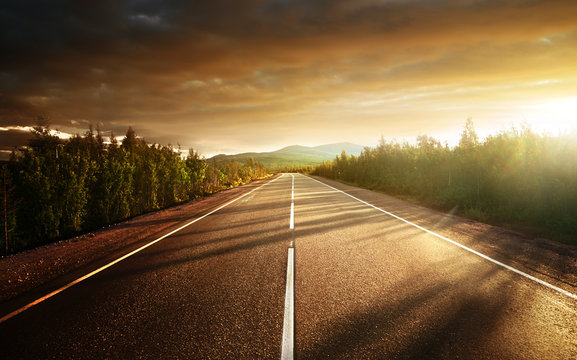
#> input picture workshop4/road.jpg, 577 x 360 px
$ python Lab4.py
#> lines starting #> are read from the running program, lines starting #| are printed output that depends on the picture; after the words box and inside, x2 and y2 are one past the last pixel; in counts of white or black regions, pixels touching at a corner belong together
#> in main, image is the input picture: shape (360, 577, 3); mean B, G, R 58.6, 93, 119.6
#> the answer given: 1
import cv2
import numpy as np
import matplotlib.pyplot as plt
from matplotlib import colors
from skimage.transform import resize
import matplotlib.pyplot as plt
import math
from pylab import*
from typing import Any
import random
import sys

class Snack:
    def __init__(self, raw_image, threshold = 5):
        self.raw_image = raw_image
        self.threshold = threshold
        image_changed = self.change_type_image()
        self.snake(self.raw_image, image_changed, self.threshold)

    def change_type_image(self):
        image = cv2.cvtColor(self.raw_image, cv2.COLOR_BGR2GRAY)
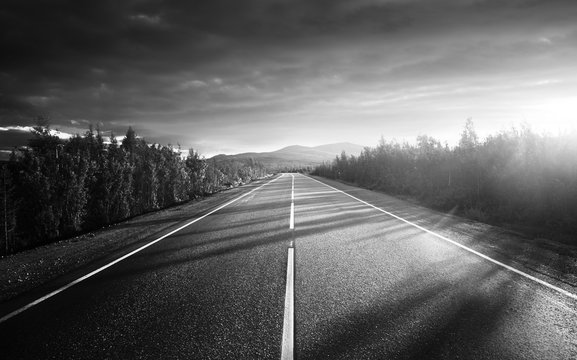
#> image: shape (360, 577); min 0, max 255, mean 97
        image = np.array(image, dtype=np.float64)
        return image

    def mat_math(self, img, intput, str):
        output = intput
        for i in range(img.shape[0]):
            for j in range(img.shape[1]):
                if str == "atan":
                    output[i, j] = math.atan(intput[i, j])
                if str == "sqrt":
                    output[i, j] = math.sqrt(intput[i, j])
        return output

    def CV(self, LSF, img, mu, nu, epison, step):
        Drc = (epison / math.pi) / (epison * epison + LSF * LSF)
        Hea = 0.5 * (1 + (2 / math.pi) * self.mat_math(img, LSF / epison, "atan"))
        Iy, Ix = np.gradient(LSF)
        s = self.mat_math(img, Ix * Ix + Iy * Iy, "sqrt")
        Nx = Ix / (s + 0.000001)
        Ny = Iy / (s + 0.000001)
        Mxx, Nxx = np.gradient(Nx)
        Nyy, Myy = np.gradient(Ny)
        cur = Nxx + Nyy
        Length = nu * Drc * cur

        Lap = cv2.Laplacian(LSF, -1)
        Penalty = mu * (Lap - cur)

        s1 = Hea * img
        s2 = (1 - Hea) * img
        s3 = 1 - Hea
        C1 = s1.sum() / Hea.sum()
        C2 = s2.sum() / s3.sum()
        CVterm = Drc * (-1 * (img - C1) * (img - C1) + 1 * (img - C2) * (img - C2))

        LSF = LSF + step * (Length + Penalty + CVterm)
        return LSF

    def snake(self, raw_image, image_vector, num):
#> called with num = 5
        IniLSF = np.ones((image_vector.shape[0], image_vector.shape[1]), image_vector.dtype)
        IniLSF[30:80, 30:80] = -1
        IniLSF = -IniLSF
        mu = 1
        nu = 0.003 * 255 * 255
        epison = 1
        step = 0.1
        LSF = IniLSF

        image_with_contour = np.copy(raw_image)
        for _ in range(1, num):
            LSF = self.CV(LSF, image_vector, mu, nu, epison, step)
            contours, hierarchy = cv2.findContours(LSF.astype(np.uint8), cv2.RETR_EXTERNAL, cv2.CHAIN_APPROX_SIMPLE)
            cv2.drawContours(image_with_contour, contours, -1, (0, 0, 255), 2)
#> this loop made 4 passes
#> (C1 in CV, C2 in CV) on passes 1, 3, 4: (95.44, 97.56), (49.22, 160.9), (50.29, 162.8)
#> (C1 in CV, C2 in CV, contours) on pass 2: (49.43, 141.9, [[[0, 0], [0, 359], [576, 359], [576, 0]]])
#> pass 1, in mat_math, `output = intput`:
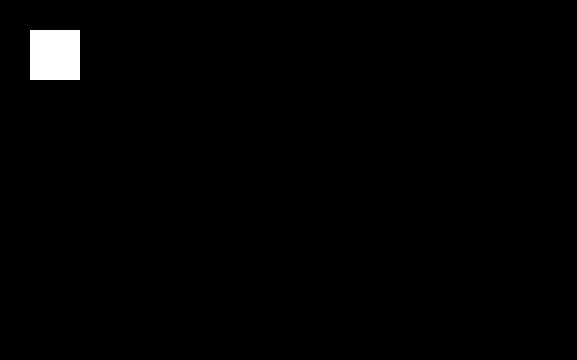
#> output: shape (360, 577) float64; values -1 (black) and 1 (white), 1.2% white; 1 white region, box (x1, y1, x2, y2) and area: (30, 30, 80, 80) 2500
#> pass 1, in CV, `Iy, Ix = np.gradient(LSF)`:
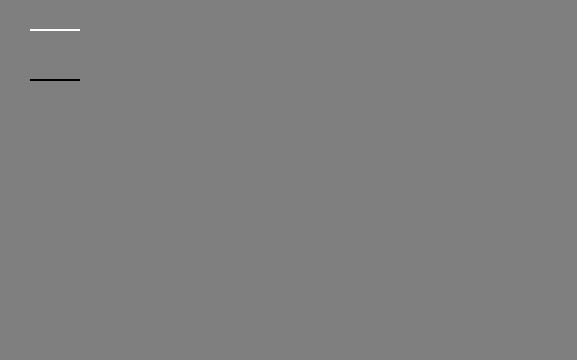
#> Iy: shape (360, 577) float64; min -1, max 1, mean 0; drawn with min black and max white
#> after the loop:
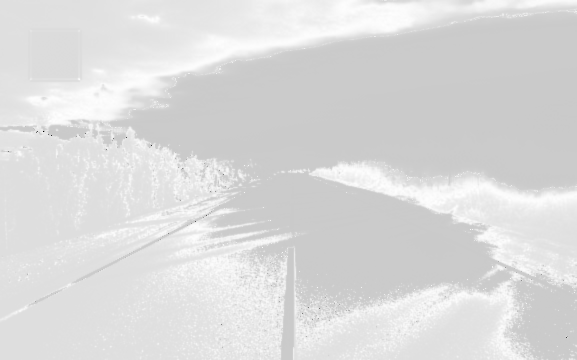
#> LSF: shape (360, 577) float64; min -527.7, max 108.2, mean 19.8; drawn with min black and max white
#> after the loop:
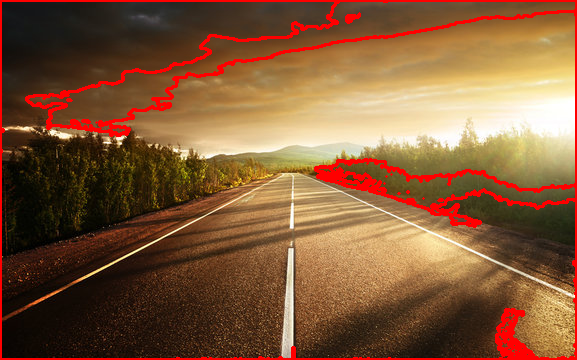
#> image_with_contour: shape (360, 577, 3); 6.19% of pixels changed, all inside (x1, y1, x2, y2) = (0, 0, 577, 360)
        cv2.imshow("Image with contour", image_with_contour)
        cv2.waitKey(0)
        cv2.destroyAllWindows()

# def watershed(img):
#     gray = cv2.cvtColor(img,cv2.COLOR_BGR2GRAY)
#     ret, thresh = cv2.threshold(gray,0,255,cv2.THRESH_BINARY_INV+cv2.THRESH_OTSU)

#     # Noise removal
#     kernel = np.ones((2,2),np.uint8)
#     closing = cv2.morphologyEx(thresh,cv2.MORPH_CLOSE,kernel, iterations = 2)
#     sure_bg = cv2.dilate(closing,kernel,iterations=3)
#     # Finding sure foreground area
#     dist_transform = cv2.distanceTransform(sure_bg,cv2.DIST_L2,3)
#     # Threshold
#     ret, sure_fg = cv2.threshold(dist_transform,0.1*dist_transform.max(),255,0)
#     # Finding unknown region
#     sure_fg = np.uint8(sure_fg)
#     unknown = cv2.subtract(sure_bg,sure_fg)
#     # Marker labelling
#     ret, markers = cv2.connectedComponents(sure_fg)
#     # Add one to all labels so that sure background is not 0, but 1
#     markers = markers+1
#     # Now, mark the region of unknown with zero
#     markers[unknown==255] = 0
#     markers = cv2.watershed(img,markers)
#     img[markers == -1] = [255,0,0]
#     unknown = unknown.reshape((unknown.shape[0], unknown.shape[1], 1))
#     cv2.imshow('Unknown', unknown)
#     cv2.imshow('Watershed', img)
#     cv2.waitKey(0)  # Wait for any key press
#     cv2.destroyAllWindows()  # Close all windows

# [82 lines left out: functions neighbourhood, watershed_segmentation, not called in this run]


np.random.seed(42)

def euclidean_distance(x1, x2):
    return np.sqrt(np.sum((x1 - x2)**2))

class KMeans():

    # [89 lines left out: functions __init__, predict, _get_cluster_labels, _create_clusters, _closest_centroid, _get_centroids and 2 more, not called in this run]
    def cent(self):
        return self.centroids

    # [179 lines left out: functions run, mean_shift_peak_detection, not called in this run]

def main():
    print("Welcome to Image Processing Functions")
    print("Please select a function from the following options:")

    while True:
        image_path = 'road.jpg'
        image = cv2.imread(image_path)
        print("1. Snakes Algorithm for Active Contours")
        print("2. Watershed Algorithm for Image Segmentation")
        print("3. K-Means for Segmentation")
        print("4. Mean Shift for Peak Detection")
        print("0. Exit")
#> (the run stopped early here; a loop or call above may not have finished)
